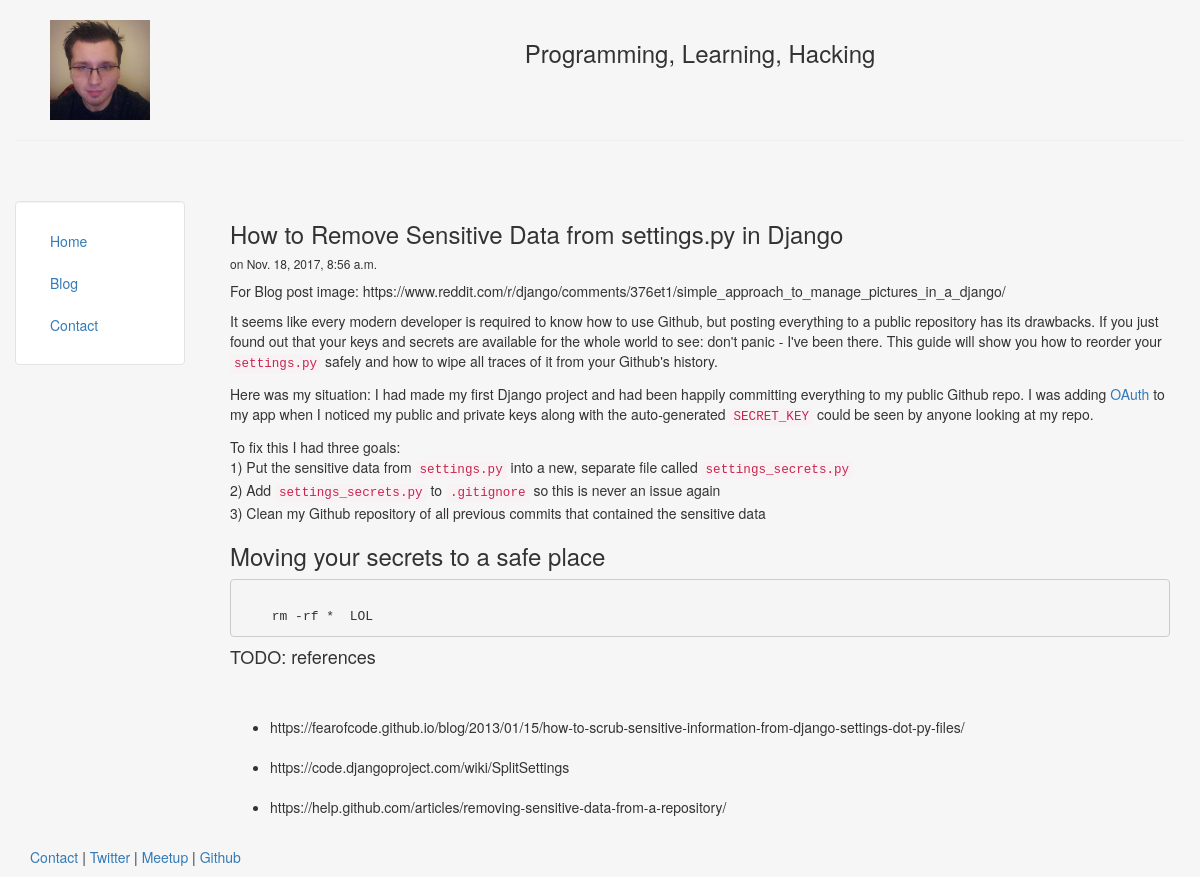
The app's page /blog/6 with its own data.
### blog/models.py (models this page shows, shortened)
class Post(models.Model):
    title = models.CharField(max_length=140)
    body = models.TextField()
    date = models.DateTimeField()

### blog/templates/blog/post.html
{% extends "personal/header.html" %}
{% block content %}
	<h3>{{ post.title }}</h3>
	<h6>on {{post.date}}</h6>
	{{post.body|safe|linebreaks}}
{% endblock %}

### personal/templates/personal/header.html (style rules this page uses)
html, body { height:100% }

### records on screen
Post: title "How to Remove Sensitive Data from settings.py in Django", date "Nov. 18, 2017, 8:56 a.m.", body "For Blog post image: https://www.reddit.com/r/django/comments/376et1/simple_approach_to_manage_pictures_in_a_django/ It seems like every modern developer is required to know how to use Github, but posting everything to a public repository has its drawbacks. If you just found out that your keys and secrets are available for the whole world to see: don't panic - I've been there. This guide will show you how to reorder your settings.py safely and how to wipe all traces of it from your Github's history. Here was my situation: I had made my first Django project and had been happily committing everything to my public Github repo. I was adding OAuth to my app when I noticed my public and private…"
